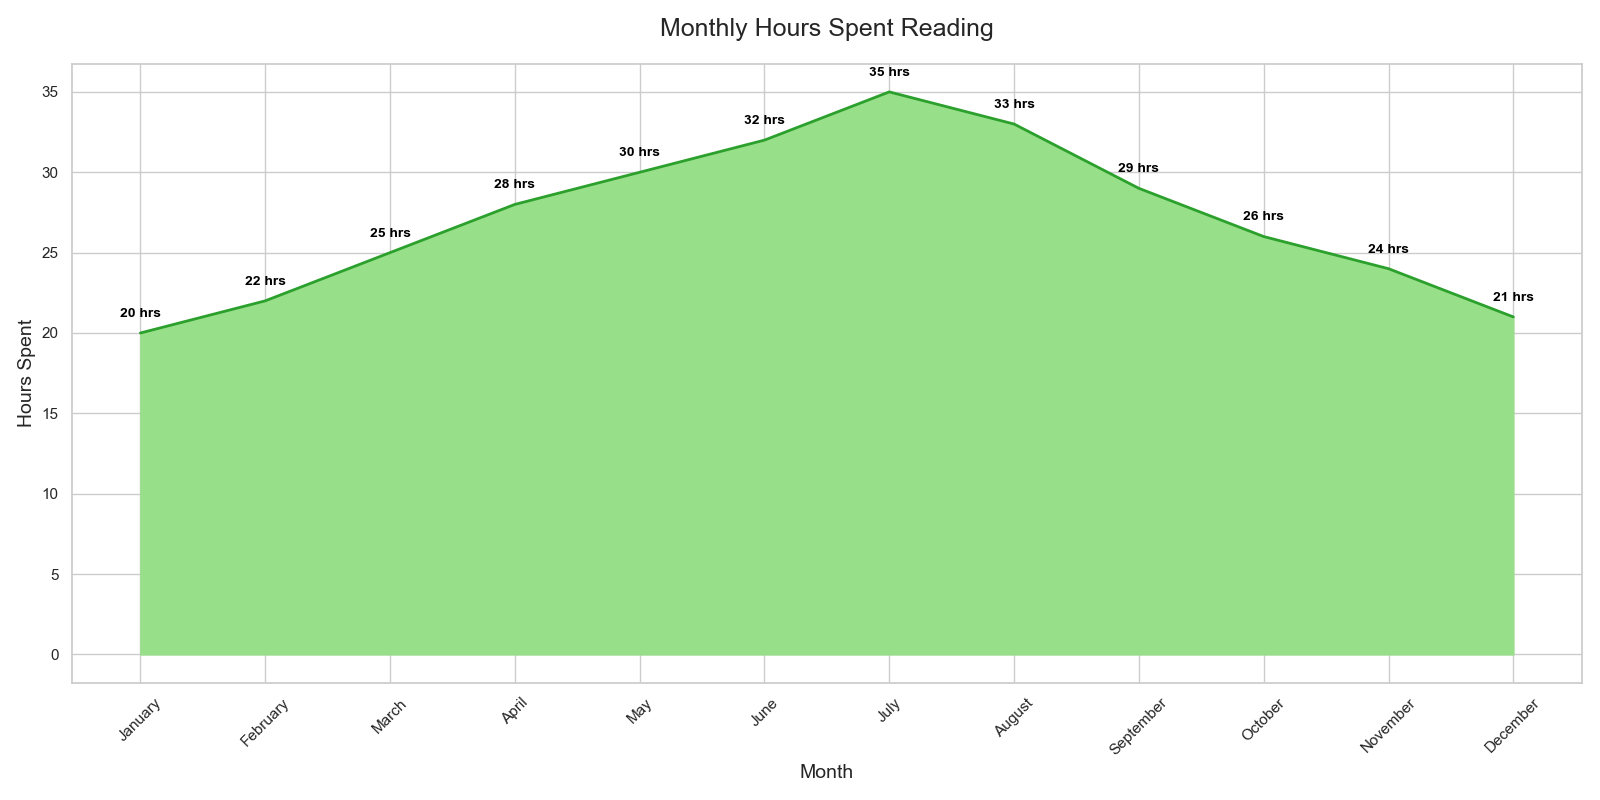

This figure's Python source:

import pandas as pd
import seaborn as sns
import matplotlib.pyplot as plt

data = pd.DataFrame({
    "Month": ["January", "February", "March", "April", "May", "June", 
              "July", "August", "September", "October", "November", "December"],
    "Hours_Spent_Reading": [20, 22, 25, 28, 30, 32, 35, 33, 29, 26, 24, 21]
})

plt.figure(figsize=(16, 8))

sns.set_theme(style="whitegrid")
ax = sns.lineplot(
    x="Month",
    y="Hours_Spent_Reading",
    data=data,
    color="#2ca02c",
    linewidth=2
)
ax.fill_between(data["Month"], data["Hours_Spent_Reading"], color="#98df8a")

for i in range(data.shape[0]):
    plt.text(data["Month"][i], data["Hours_Spent_Reading"][i] + 1, str(data["Hours_Spent_Reading"][i]) + ' hrs', 
             horizontalalignment='center', size='small', color='black', weight='semibold')

plt.xticks(rotation=45)

ax.set_title('Monthly Hours Spent Reading', fontsize=18, pad=20)
ax.set_xlabel('Month', fontsize=14)
ax.set_ylabel('Hours Spent', fontsize=14)

plt.tight_layout()
plt.show()
